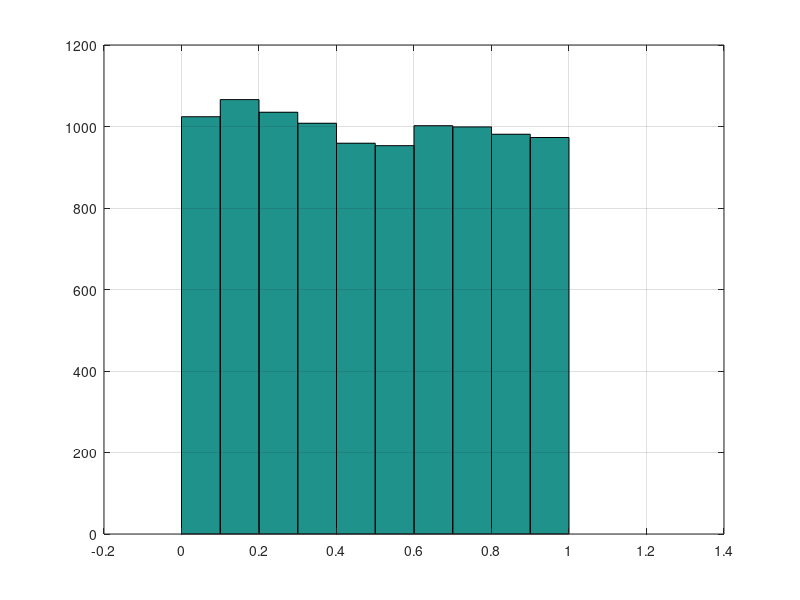
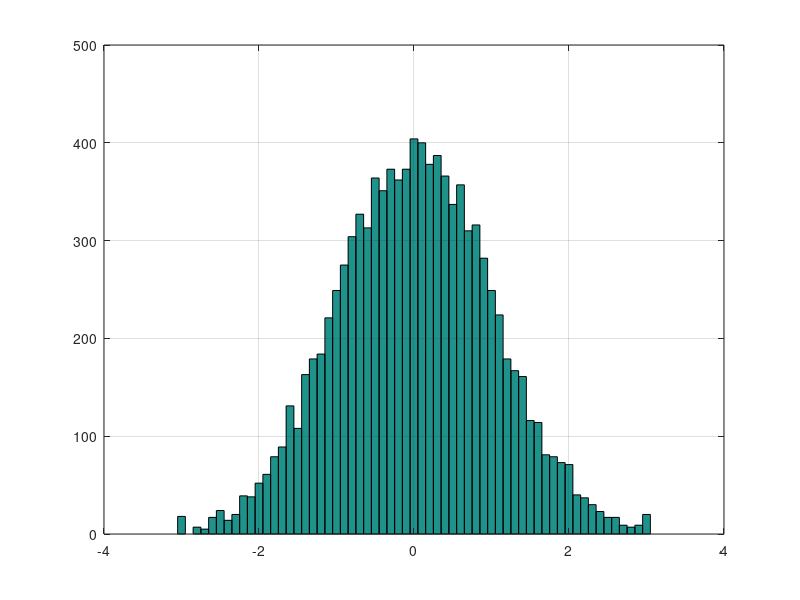

Recreate these plots in MATLAB, in order.
clear all; close all;

x1 = rand(10000,1);
x2 = randn(10000,1);

figure(1); hist(x1,-0.05:0.1:1.05);grid on;
figure(2); hist(x2,-3:0.1:3);grid on;
